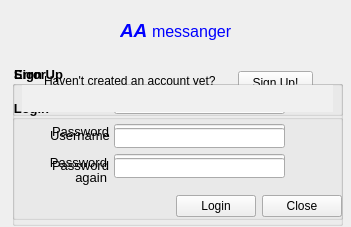
<?xml version="1.0" encoding="UTF-8"?>
<ui version="4.0">
 <class>LoginWindow</class>
 <widget class="QMainWindow" name="LoginWindow">
  <property name="geometry">
   <rect>
    <x>0</x>
    <y>0</y>
    <width>351</width>
    <height>227</height>
   </rect>
  </property>
  <property name="minimumSize">
   <size>
    <width>351</width>
    <height>227</height>
   </size>
  </property>
  <property name="maximumSize">
   <size>
    <width>351</width>
    <height>227</height>
   </size>
  </property>
  <property name="windowTitle">
   <string>Login...</string>
  </property>
  <property name="windowIcon">
   <iconset resource="userresources.qrc">
    <normaloff>:/Images/Images/icon.png</normaloff>:/Images/Images/icon.png</iconset>
  </property>
  <widget class="QWidget" name="centralwidget">
   <widget class="QLabel" name="question">
    <property name="enabled">
     <bool>true</bool>
    </property>
    <property name="geometry">
     <rect>
      <x>44</x>
      <y>71</y>
      <width>241</width>
      <height>21</height>
     </rect>
    </property>
    <property name="midLineWidth">
     <number>-1</number>
    </property>
    <property name="text">
     <string>&lt;html&gt;&lt;head/&gt;&lt;body&gt;&lt;p&gt;&lt;span style=&quot; font-family:'Tahoma'; font-size:9pt;&quot;&gt;Haven't created an account yet?&lt;/span&gt;&lt;/p&gt;&lt;/body&gt;&lt;/html&gt;</string>
    </property>
   </widget>
   <widget class="QPushButton" name="pushButton_SignUpShowForm">
    <property name="geometry">
     <rect>
      <x>238</x>
      <y>71</y>
      <width>75</width>
      <height>23</height>
     </rect>
    </property>
    <property name="text">
     <string>Sign Up!</string>
    </property>
   </widget>
   <widget class="QGroupBox" name="groupBox">
    <property name="geometry">
     <rect>
      <x>12</x>
      <y>99</y>
      <width>331</width>
      <height>121</height>
     </rect>
    </property>
    <property name="autoFillBackground">
     <bool>false</bool>
    </property>
    <property name="styleSheet">
     <string notr="true">QGroupBox {font-family:Tahoma; font-size:10pt;font-weight: bold;}</string>
    </property>
    <property name="title">
     <string>Login</string>
    </property>
    <property name="flat">
     <bool>true</bool>
    </property>
    <property name="checkable">
     <bool>false</bool>
    </property>
    <widget class="QLineEdit" name="lineEdit_Login_Password">
     <property name="geometry">
      <rect>
       <x>102</x>
       <y>59</y>
       <width>171</width>
       <height>20</height>
      </rect>
     </property>
    </widget>
    <widget class="QLineEdit" name="lineEdit_Login_Username">
     <property name="geometry">
      <rect>
       <x>102</x>
       <y>29</y>
       <width>171</width>
       <height>20</height>
      </rect>
     </property>
    </widget>
    <widget class="QLabel" name="label">
     <property name="geometry">
      <rect>
       <x>38</x>
       <y>29</y>
       <width>61</width>
       <height>16</height>
      </rect>
     </property>
     <property name="midLineWidth">
      <number>-1</number>
     </property>
     <property name="text">
      <string>&lt;html&gt;&lt;head/&gt;&lt;body&gt;&lt;p&gt;&lt;span style=&quot; font-family:'Tahoma'; font-size:10pt;&quot;&gt;Username&lt;/span&gt;&lt;/p&gt;&lt;/body&gt;&lt;/html&gt;</string>
     </property>
    </widget>
    <widget class="QLabel" name="label_2">
     <property name="geometry">
      <rect>
       <x>40</x>
       <y>59</y>
       <width>61</width>
       <height>16</height>
      </rect>
     </property>
     <property name="midLineWidth">
      <number>-1</number>
     </property>
     <property name="text">
      <string>&lt;html&gt;&lt;head/&gt;&lt;body&gt;&lt;p&gt;&lt;span style=&quot; font-family:'Tahoma'; font-size:10pt;&quot;&gt;Password&lt;/span&gt;&lt;/p&gt;&lt;/body&gt;&lt;/html&gt;</string>
     </property>
    </widget>
    <widget class="QWidget" name="layoutWidget">
     <property name="geometry">
      <rect>
       <x>9</x>
       <y>94</y>
       <width>321</width>
       <height>26</height>
      </rect>
     </property>
     <layout class="QHBoxLayout" name="horizontalLayout_2">
      <item>
       <spacer name="horizontalSpacer_2">
        <property name="orientation">
         <enum>Qt::Horizontal</enum>
        </property>
        <property name="sizeHint" stdset="0">
         <size>
          <width>40</width>
          <height>20</height>
         </size>
        </property>
       </spacer>
      </item>
      <item>
       <widget class="QPushButton" name="pushButton_Login">
        <property name="sizePolicy">
         <sizepolicy hsizetype="Fixed" vsizetype="Fixed">
          <horstretch>0</horstretch>
          <verstretch>0</verstretch>
         </sizepolicy>
        </property>
        <property name="styleSheet">
         <string notr="true"/>
        </property>
        <property name="inputMethodHints">
         <set>Qt::ImhNone</set>
        </property>
        <property name="text">
         <string>Login</string>
        </property>
       </widget>
      </item>
      <item>
       <widget class="QPushButton" name="pushButton_Close_1">
        <property name="styleSheet">
         <string notr="true"/>
        </property>
        <property name="inputMethodHints">
         <set>Qt::ImhNone</set>
        </property>
        <property name="text">
         <string>Close</string>
        </property>
       </widget>
      </item>
     </layout>
    </widget>
    <zorder>lineEdit_Login_Password</zorder>
    <zorder>lineEdit_Login_Username</zorder>
    <zorder>label</zorder>
    <zorder>label_2</zorder>
    <zorder>layoutWidget</zorder>
    <zorder>groupBox_SignUp</zorder>
   </widget>
   <widget class="QGroupBox" name="groupBox_SignUp">
    <property name="geometry">
     <rect>
      <x>12</x>
      <y>65</y>
      <width>331</width>
      <height>161</height>
     </rect>
    </property>
    <property name="autoFillBackground">
     <bool>false</bool>
    </property>
    <property name="styleSheet">
     <string notr="true">QGroupBox {font-family:Tahoma; font-size:10pt;font-weight: bold;}</string>
    </property>
    <property name="title">
     <string>Sign Up</string>
    </property>
    <property name="flat">
     <bool>true</bool>
    </property>
    <property name="checkable">
     <bool>false</bool>
    </property>
    <widget class="QLineEdit" name="lineEdit_SignUpPassword">
     <property name="geometry">
      <rect>
       <x>102</x>
       <y>59</y>
       <width>171</width>
       <height>20</height>
      </rect>
     </property>
    </widget>
    <widget class="QLineEdit" name="lineEdit_SignUp_Username">
     <property name="geometry">
      <rect>
       <x>102</x>
       <y>29</y>
       <width>171</width>
       <height>20</height>
      </rect>
     </property>
    </widget>
    <widget class="QLabel" name="label_4">
     <property name="geometry">
      <rect>
       <x>38</x>
       <y>29</y>
       <width>61</width>
       <height>16</height>
      </rect>
     </property>
     <property name="midLineWidth">
      <number>-1</number>
     </property>
     <property name="text">
      <string>&lt;html&gt;&lt;head/&gt;&lt;body&gt;&lt;p&gt;&lt;span style=&quot; font-family:'Tahoma'; font-size:10pt;&quot;&gt;Username&lt;/span&gt;&lt;/p&gt;&lt;/body&gt;&lt;/html&gt;</string>
     </property>
    </widget>
    <widget class="QLabel" name="label_5">
     <property name="geometry">
      <rect>
       <x>40</x>
       <y>59</y>
       <width>61</width>
       <height>16</height>
      </rect>
     </property>
     <property name="midLineWidth">
      <number>-1</number>
     </property>
     <property name="text">
      <string>&lt;html&gt;&lt;head/&gt;&lt;body&gt;&lt;p&gt;&lt;span style=&quot; font-family:'Tahoma'; font-size:10pt;&quot;&gt;Password&lt;/span&gt;&lt;/p&gt;&lt;/body&gt;&lt;/html&gt;</string>
     </property>
    </widget>
    <widget class="QWidget" name="layoutWidget_2">
     <property name="geometry">
      <rect>
       <x>9</x>
       <y>126</y>
       <width>321</width>
       <height>30</height>
      </rect>
     </property>
     <layout class="QHBoxLayout" name="horizontalLayout_3">
      <item>
       <spacer name="horizontalSpacer_3">
        <property name="orientation">
         <enum>Qt::Horizontal</enum>
        </property>
        <property name="sizeHint" stdset="0">
         <size>
          <width>40</width>
          <height>20</height>
         </size>
        </property>
       </spacer>
      </item>
      <item>
       <widget class="QPushButton" name="pushButton_SignUp">
        <property name="styleSheet">
         <string notr="true"/>
        </property>
        <property name="inputMethodHints">
         <set>Qt::ImhNone</set>
        </property>
        <property name="text">
         <string>Sign Up!</string>
        </property>
       </widget>
      </item>
      <item>
       <widget class="QPushButton" name="pushButton_Close_2">
        <property name="styleSheet">
         <string notr="true"/>
        </property>
        <property name="inputMethodHints">
         <set>Qt::ImhNone</set>
        </property>
        <property name="text">
         <string>Close</string>
        </property>
       </widget>
      </item>
     </layout>
    </widget>
    <widget class="QLineEdit" name="lineEdit_SignUpPassword_2">
     <property name="geometry">
      <rect>
       <x>102</x>
       <y>89</y>
       <width>171</width>
       <height>20</height>
      </rect>
     </property>
    </widget>
    <widget class="QLabel" name="label_6">
     <property name="geometry">
      <rect>
       <x>34</x>
       <y>85</y>
       <width>61</width>
       <height>41</height>
      </rect>
     </property>
     <property name="midLineWidth">
      <number>-1</number>
     </property>
     <property name="text">
      <string>&lt;html&gt;&lt;head/&gt;&lt;body&gt;&lt;p align=&quot;right&quot;&gt;&lt;span style=&quot; font-family:'Tahoma'; font-size:10pt;&quot;&gt;Password&lt;br/&gt;again&lt;/span&gt;&lt;/p&gt;&lt;/body&gt;&lt;/html&gt;</string>
     </property>
    </widget>
    <zorder>lineEdit_SignUpPassword</zorder>
    <zorder>lineEdit_SignUp_Username</zorder>
    <zorder>label_4</zorder>
    <zorder>label_5</zorder>
    <zorder>layoutWidget_2</zorder>
    <zorder>lineEdit_SignUpPassword_2</zorder>
    <zorder>label_6</zorder>
    <zorder>groupBox</zorder>
   </widget>
   <widget class="QLabel" name="Title">
    <property name="geometry">
     <rect>
      <x>120</x>
      <y>10</y>
      <width>141</width>
      <height>41</height>
     </rect>
    </property>
    <property name="midLineWidth">
     <number>-1</number>
    </property>
    <property name="text">
     <string>&lt;html&gt;&lt;head/&gt;&lt;body&gt;&lt;p&gt;&lt;span style=&quot; font-family:'Tahoma'; font-size:14pt; font-weight:600; font-style:italic; color:#0000ff;&quot;&gt;AA &lt;/span&gt;&lt;span style=&quot; font-family:'Tahoma'; font-size:12pt; color:#0000ff;&quot;&gt;messanger&lt;/span&gt;&lt;/p&gt;&lt;/body&gt;&lt;/html&gt;</string>
    </property>
   </widget>
   <widget class="QLabel" name="TitleBackground">
    <property name="geometry">
     <rect>
      <x>0</x>
      <y>0</y>
      <width>351</width>
      <height>61</height>
     </rect>
    </property>
    <property name="autoFillBackground">
     <bool>false</bool>
    </property>
    <property name="styleSheet">
     <string notr="true">#TitleBackground { background-image:url(:/Images/Images/background.png); }</string>
    </property>
    <property name="text">
     <string/>
    </property>
    <property name="pixmap">
     <pixmap>:/Images/background.png</pixmap>
    </property>
    <property name="scaledContents">
     <bool>false</bool>
    </property>
   </widget>
   <widget class="QGroupBox" name="ErrMsg">
    <property name="geometry">
     <rect>
      <x>12</x>
      <y>65</y>
      <width>331</width>
      <height>51</height>
     </rect>
    </property>
    <property name="autoFillBackground">
     <bool>false</bool>
    </property>
    <property name="styleSheet">
     <string notr="true">QGroupBox {font-family:Tahoma; font-size:10pt;font-weight: bold;}</string>
    </property>
    <property name="title">
     <string>Error</string>
    </property>
    <property name="flat">
     <bool>true</bool>
    </property>
    <property name="checkable">
     <bool>false</bool>
    </property>
    <widget class="QTextBrowser" name="ErrLog">
     <property name="geometry">
      <rect>
       <x>10</x>
       <y>20</y>
       <width>311</width>
       <height>27</height>
      </rect>
     </property>
     <property name="styleSheet">
      <string notr="true">#ErrLog { font-family:'Tahoma'; font-size:9pt; border:0px; background-color:#f0f0f0;}</string>
     </property>
    </widget>
   </widget>
   <zorder>groupBox_SignUp</zorder>
   <zorder>TitleBackground</zorder>
   <zorder>Title</zorder>
   <zorder>groupBox</zorder>
   <zorder>question</zorder>
   <zorder>pushButton_SignUpShowForm</zorder>
   <zorder>ErrMsg</zorder>
  </widget>
 </widget>
 <resources>
  <include location="userresources.qrc"/>
 </resources>
 <connections/>
</ui>
